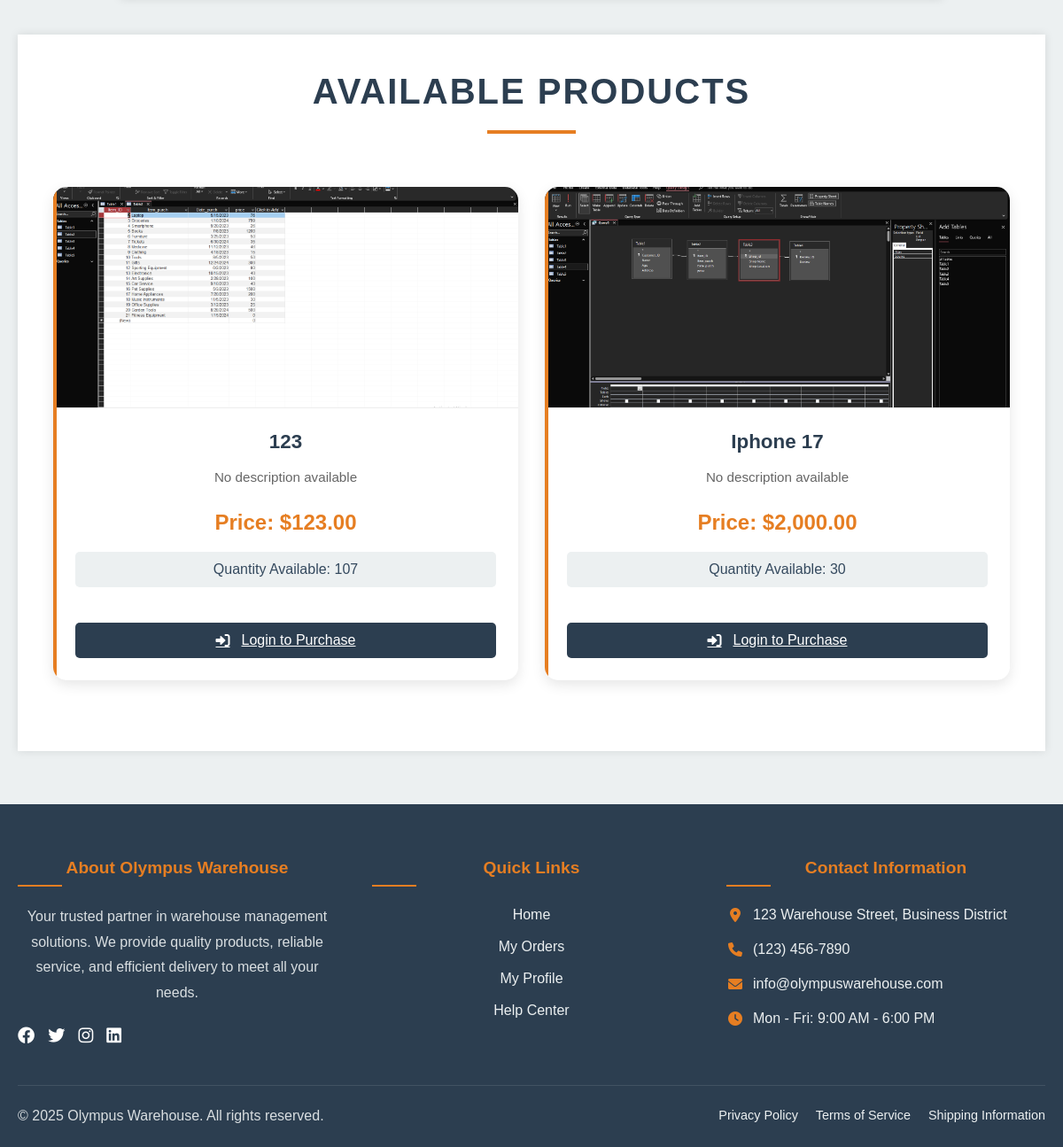
The app's page /warehouse/warehouse/index.php (lower part), older data.
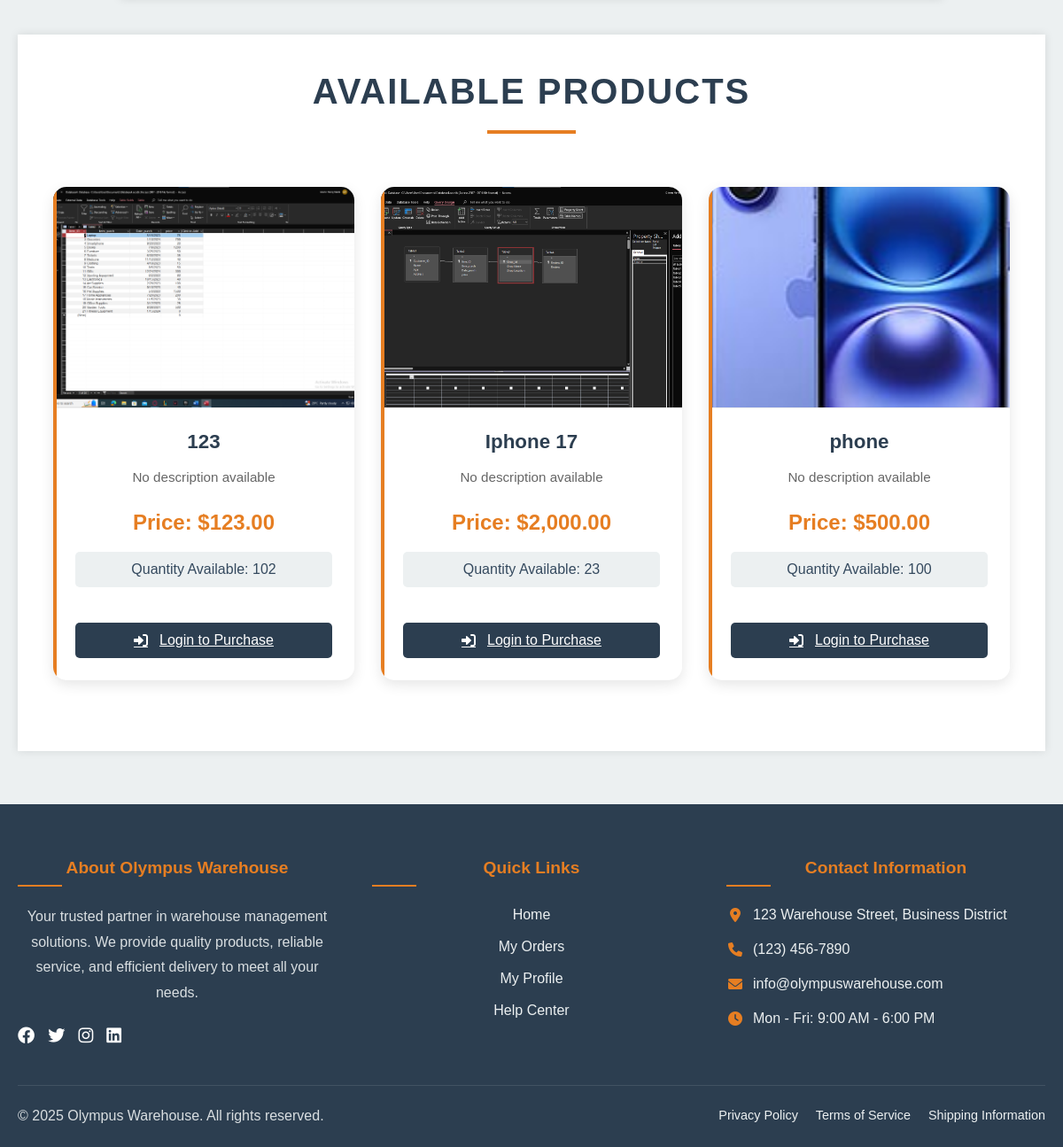
The same page, newer data.
### tables this page shows
CREATE TABLE `inventory` (
  `id` int(11) NOT NULL,
  `product_id` varchar(50) NOT NULL,
  `product_name` varchar(255) NOT NULL,
  `quantity` int(11) NOT NULL DEFAULT 0,
  `cost_price` decimal(10,2) NOT NULL DEFAULT 0.00,
  `price` decimal(10,2) NOT NULL DEFAULT 0.00,
  `product_description` text DEFAULT NULL,
  `qr_code` varchar(255) DEFAULT NULL,
  `threshold` int(11) DEFAULT 10,
  `category` varchar(100) NOT NULL,
  `status` enum('Available','Unavailable') NOT NULL DEFAULT 'Available',
  `products_per_box` int(11) NOT NULL DEFAULT 1,
  `minimum_order_quantity` int(11) DEFAULT 1,
  `supplier_id` int(11) DEFAULT NULL,
  `created_at` timestamp NOT NULL DEFAULT current_timestamp(),
  `updated_at` timestamp NOT NULL DEFAULT current_timestamp() ON UPDATE current_timestamp()
);

### warehouse/warehouse/index.php (the view, shortened to what the changed rows need)
<?php
include 'db.php';
$is_logged_in = isset($_SESSION['user_id']) || isset($_SESSION['customer_id']);
$is_admin = isset($_SESSION['user_id']) && $_SESSION['role'] == 'admin';
$products_query = "SELECT i.*, GROUP_CONCAT(pi.image_url) as images
                  FROM inventory i
                  LEFT JOIN product_images pi ON i.product_id = pi.product_id
                  WHERE i.status = 'Available' AND i.quantity > 0
                  GROUP BY i.product_id";
$result = $conn->query($products_query);
?>
<!DOCTYPE html>
<html lang="en">
<head>
    <link href="https://cdn.jsdelivr.net/npm/bootstrap@5.0.2/dist/css/bootstrap.min.css" rel="stylesheet">
    <link rel="stylesheet" href="https://cdnjs.cloudflare.com/ajax/libs/font-awesome/6.0.0-beta3/css/all.min.css">
    <link rel="stylesheet" href="styles.css">
</head>
<body>
    <?php include 'navbar.php'; ?>
    <div class="page-wrapper">
        <main>
            <section class="products-section">
                <div class="container">
                    <h2 class="section-title">Available Products</h2>
                    <div class="products-grid">
                        <?php while ($product = $result->fetch_assoc()): ?>
                            <div class="product-card">
                                <?php if (!empty($product['images'])): ?>
                                    <img src="<?php echo explode(',', $product['images'])[0]; ?>" alt="<?php echo $product['product_name']; ?>" class="product-image">
                                <?php endif; ?>
                                <div class="product-info">
                                    <h2 class="product-title"><?php echo htmlspecialchars($product['product_name']); ?></h2>
                                    <p class="product-description"><?php echo htmlspecialchars($product['details'] ?? 'No description available'); ?></p>
                                    <div class="product-price">Price: $<?php echo number_format($product['price'], 2); ?></div>
                                    <div class="product-quantity">Quantity Available: <?php echo $product['quantity']; ?></div>
                                    <?php if ($is_logged_in && !$is_admin): ?>
                                        <div class="product-buttons">
                                            <div class="quantity-input mb-2">
                                                <label for="quantity-<?php echo $product['product_id']; ?>">Quantity:</label>
                                                <input type="number" id="quantity-<?php echo $product['product_id']; ?>"
                                                       min="1" max="<?php echo $product['quantity']; ?>" value="1"
                                                       class="form-control form-control-sm">
                                            </div>
                                            <button class="add-to-cart" onclick="addToCart('<?php echo $product['product_id']; ?>')"
                                                    <?php echo ($product['quantity'] <= 0) ? 'disabled' : ''; ?>>
                                                <i class="fas fa-cart-plus button-icon"></i>Add to Cart
                                            </button>
                                            <button onclick="buyNow('<?php echo $product['product_id']; ?>')"
                                               class="buy-now"
                                               <?php echo ($product['quantity'] <= 0) ? 'disabled' : ''; ?>>
                                                <i class="fas fa-shopping-bag button-icon"></i>Buy Now
                                            </button>
                                        </div>
                                    <?php elseif (!$is_logged_in): ?>
                                        <div class="product-buttons">
                                            <a href="warehouse_login.php" class="add-to-cart">
                                                <i class="fas fa-sign-in-alt button-icon"></i>Login to Purchase
                                            </a>
                                        </div>
                                    <?php endif; ?>
                                </div>
                            </div>
                        <?php endwhile; ?>
                    </div>
                </div>
            </section>
        </main>
    </div>
</body>
</html>

Row changes from the older to the newer data that the page shows:
changed inventory (number 1 of 3 on the later page): quantity "107" → "102"
changed inventory "Iphone 17": quantity "30" → "23"
added inventory: shows a picture, product_name "phone", details "No description available", price "500.00", quantity "100"
